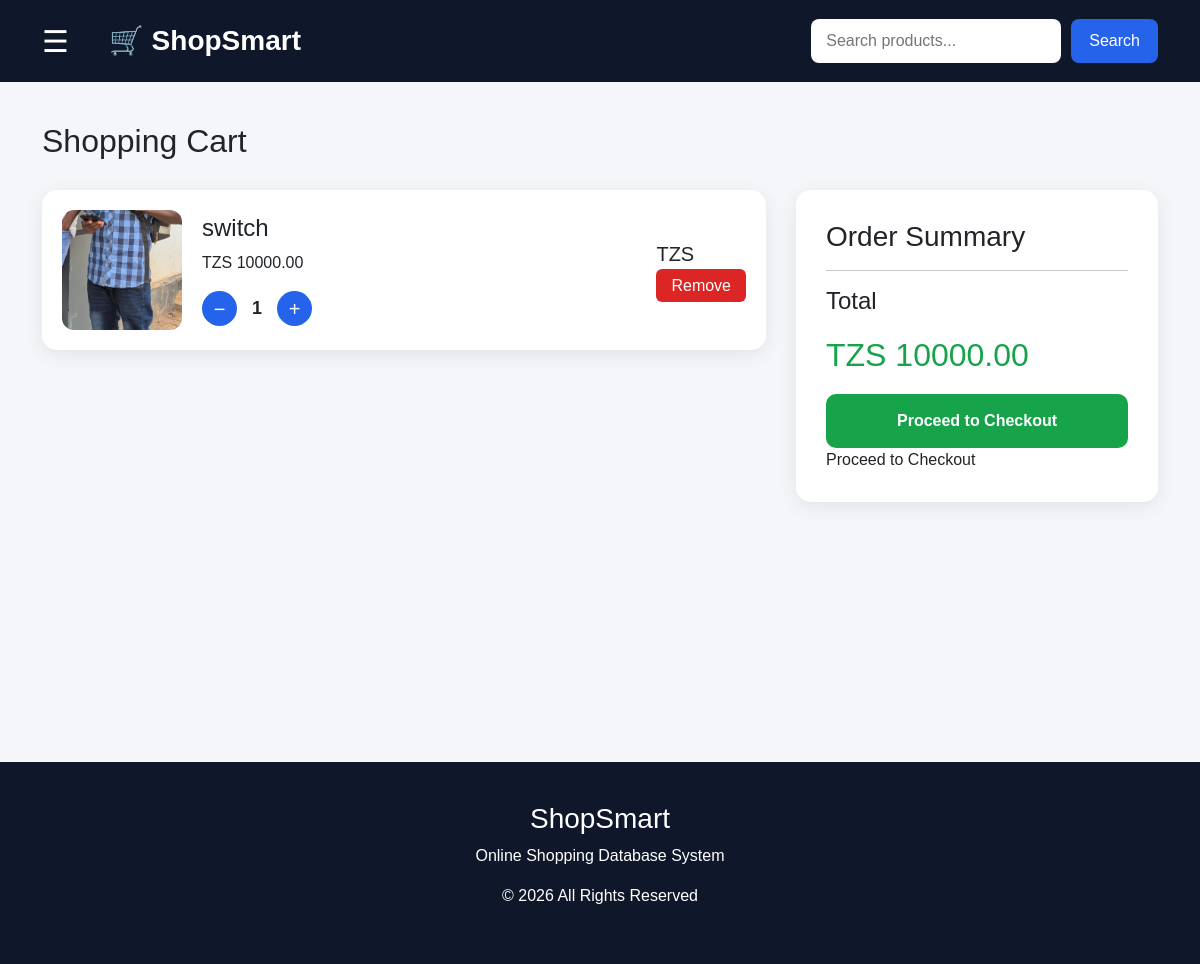
The app's page /cart/ (signed in), older data.
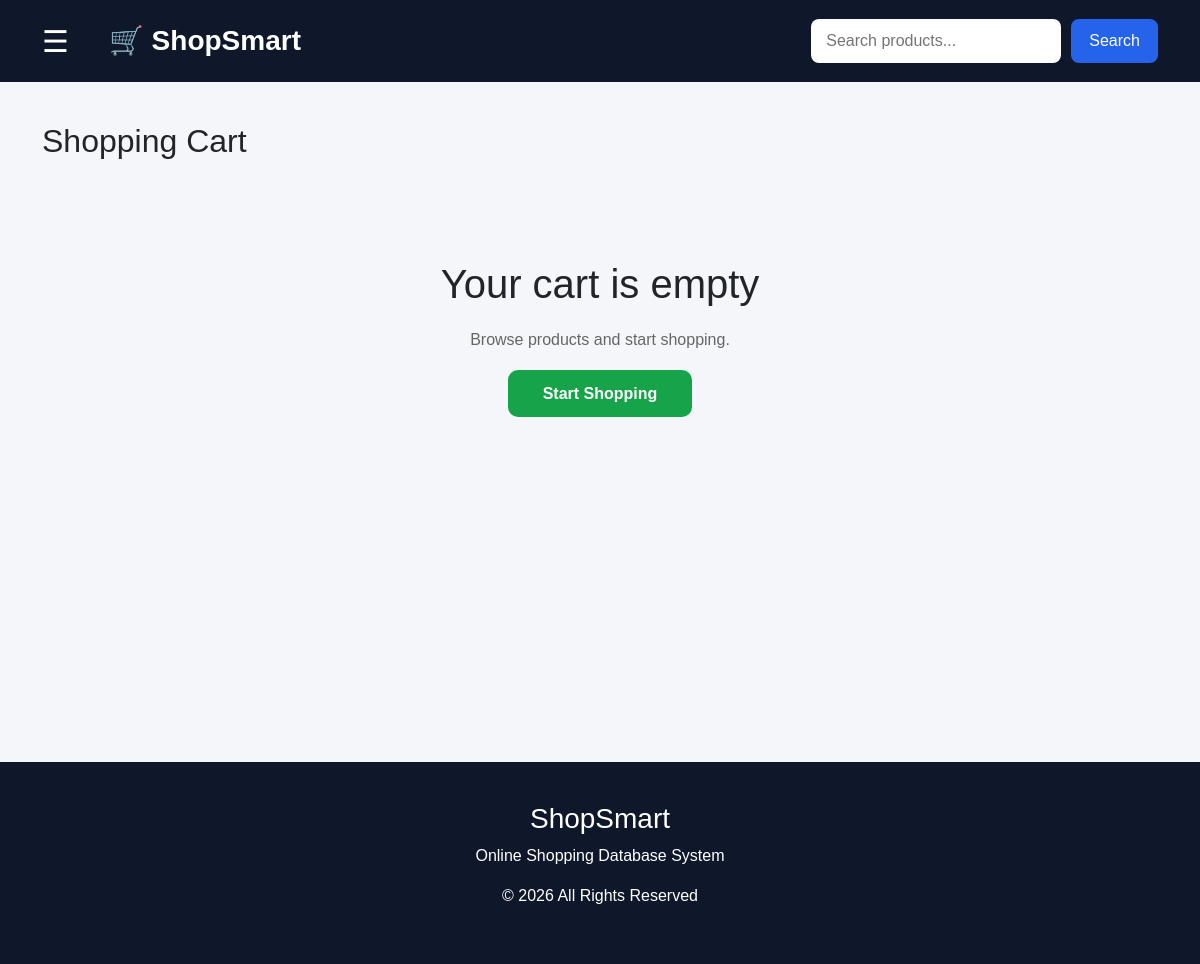
The same page, newer data.
### cart/models.py (models this page shows, shortened)
class Cart(models.Model):
    user = models.ForeignKey(
        User,
        on_delete=models.CASCADE
    )
    product = models.ForeignKey(
        Product,
        on_delete=models.CASCADE
    )
    quantity = models.IntegerField(default=1)
    added_at = models.DateTimeField(
        auto_now_add=True
    )

### products/models.py (models this page shows, shortened)
class Product(models.Model):
    category = models.ForeignKey(
        Category,
        on_delete=models.CASCADE
    )
    name = models.CharField(max_length=200)
    description = models.TextField()
    price = models.DecimalField(
        max_digits=12,
        decimal_places=2
    )
    stock = models.IntegerField()
    image = models.ImageField(
        upload_to='products/',
        blank=True,
        null=True
    )

### cart/views.py (the view)
@login_required
def cart_view(request):
    items = Cart.objects.filter(
        user=request.user
    )
    total = 0
    for item in items:
        total += item.product.price * item.quantity
    return render(
        request,
        'cart/cart.html',
        {
            'items': items,
            'total': total
        }
    )

### templates/cart/cart.html (shortened to what this page needs)
{% extends 'base.html' %}
{% block content %}
<h2 class="page-title">Shopping Cart</h2>
{% if items %}
<div class="cart-container">
    <div class="cart-items">
        {% for item in items %}
        <div class="cart-card">
            <div class="cart-image">
                {% if item.product.image %}
                    <img src="{{ item.product.image.url }}" alt="{{ item.product.name }}">
                {% else %}
                    <img src="https://via.placeholder.com/120x120?text=No+Image" alt="No Image">
                {% endif %}
            </div>
            <div class="cart-info">
                <h4>{{ item.product.name }}</h4>
                <p>TZS {{ item.product.price }}</p>
                <div class="qty-controls">
                    <a href="{% url 'decrease_quantity' item.id %}">−</a>
                    <span>{{ item.quantity }}</span>
                    <a href="{% url 'increase_quantity' item.id %}">+</a>
                </div>
            </div>
            <div class="cart-total">
                <h5>
                    TZS {{ item.total_price }}
                </h5>
                <a href="{% url 'remove_item' item.id %}"
                   class="remove-btn">
                    Remove
                </a>
            </div>
        </div>
        {% endfor %}
    </div>
    <div class="summary-card">
        <h3>Order Summary</h3>
        <hr>
        <h4>Total</h4>
        <h2>TZS {{ total }}</h2>
        <a href="{% url 'checkout' %}" class="checkout-btn">
    Proceed to Checkout
</a>
            Proceed to Checkout
    </div>
</div>
{% else %}
<div class="empty-cart">
<h2>Your cart is empty</h2>
<p>Browse products and start shopping.</p>
<a href="/products/" class="btn-shop">
Start Shopping
</a>
</div>
{% endif %}
{% endblock %}

Row changes from the older to the newer data that the page shows:
removed Cart: product.image (picture), product.name "switch", product.price "10000.00", quantity "1"
Text that changed along with them:
{{ total }}: "10000.00" → (not shown)
text no longer shown: "Order Summary Total TZS Proceed to Checkout Proceed to Checkout"
text now shown: "Your cart is empty Browse products and start shopping. Start Shopping"
